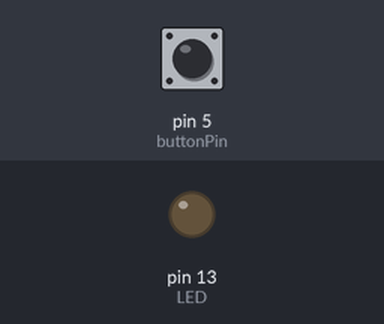
Recording of a sketch running on a simulated Arduino Uno, built with avr-gcc and run on an emulated ATmega328P. On the bench: output pins drawn as LEDs (lit = HIGH). The inputs (shaded band) are chosen by the test bench; at power-on: pin 5 (buttonPin) HIGH.

Above: at 1.2 s.
1.3 s: pin 5 (buttonPin) pulled LOW for 0.15 s
At 1.37 s:
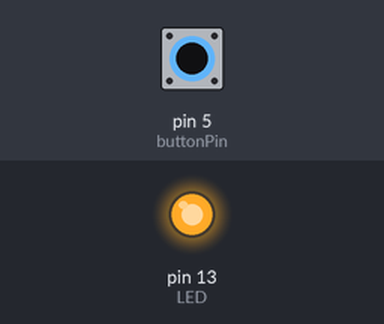
2.9 s: pin 5 (buttonPin) pulled LOW for 3.2 s
At 6.6 s:
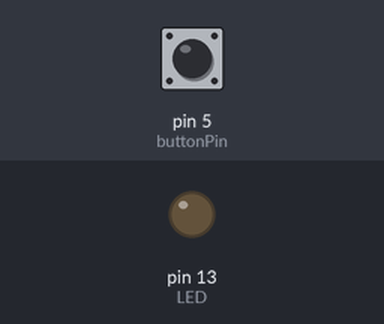
Timing chart, 0 to 8.1 s (numbered marks = the images above; inputs shaded):
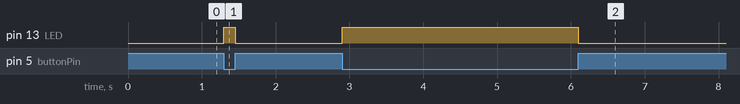

Measured:
- after the input at 1.3 s, pin 13 (LED): LOW → HIGH at once, → LOW 0.15 s later
- after the input at 2.9 s, pin 13 (LED): LOW → HIGH at once, → LOW 3.2 s later

The sketch:

Function-Test.ino
```cpp
const int LED = 13;
const int buttonPin = 5;

void setup() {
   // Define pin #12 as input and activate the internal pull-up resistor
   pinMode(buttonPin, INPUT_PULLUP);
   // Define pin #13 as output, for the LED
   pinMode(LED, OUTPUT);
}

void loop(){

  int buttonValue = digitalRead(buttonPin);

  if (buttonValue == LOW){
    LedTest();

  }

  else {
    digitalWrite(LED, LOW);
   }

}


//Self function
void LedTest() {
 digitalWrite(LED,HIGH);


}
```
